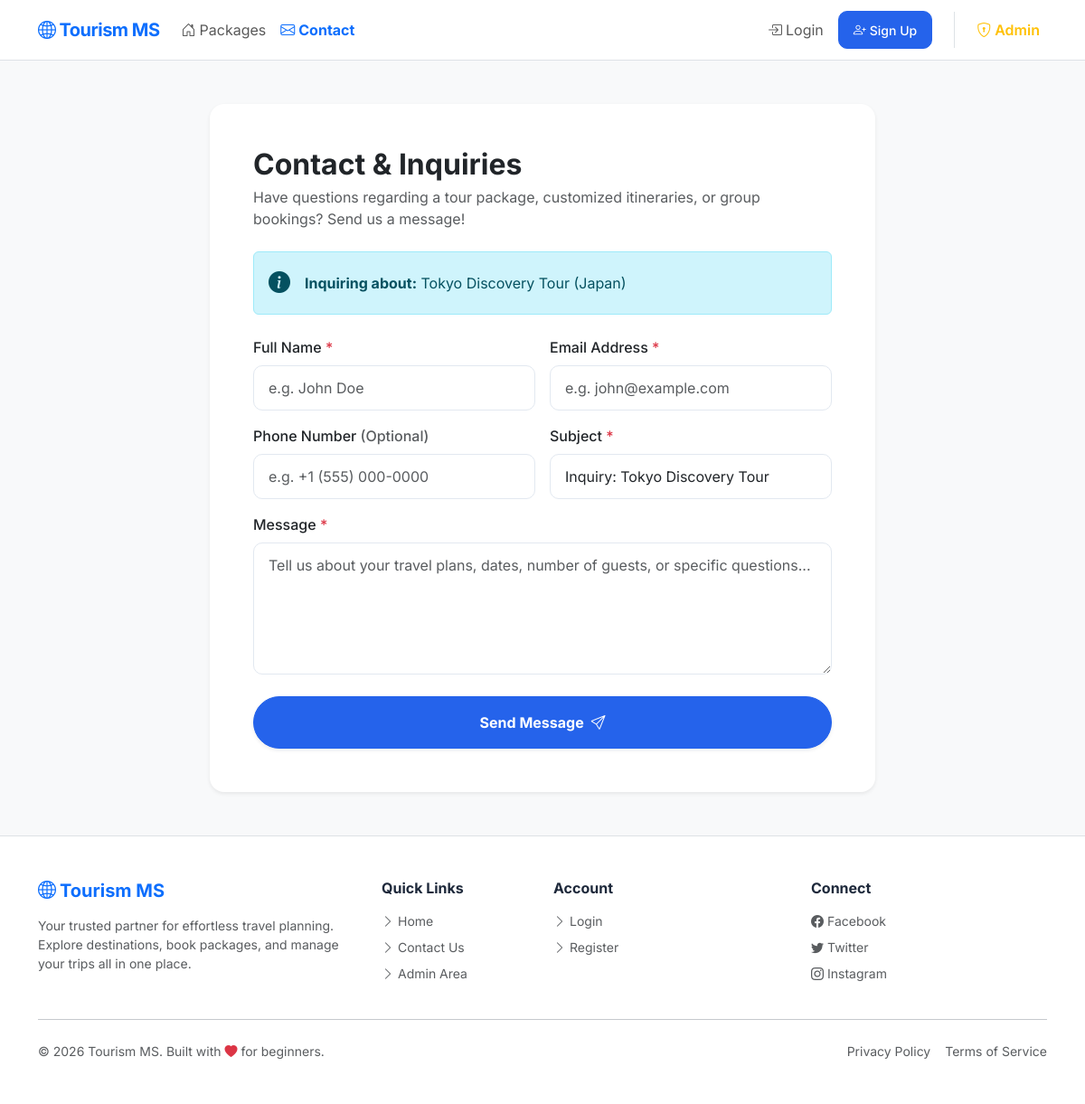
Screenshot of /contact.php?package_id=2 with the database file from the repository.
### tables this page shows
CREATE TABLE IF NOT EXISTS packages (
    id INT AUTO_INCREMENT PRIMARY KEY,
    name VARCHAR(255) NOT NULL,
    destination VARCHAR(255) NOT NULL,
    duration VARCHAR(100) NOT NULL,
    description TEXT,
    price DECIMAL(10, 2) NOT NULL,
    image VARCHAR(500),
    is_active TINYINT(1) NOT NULL DEFAULT 1,
    featured TINYINT(1) NOT NULL DEFAULT 0,
    max_travelers INT NULL DEFAULT 20,
    created_at TIMESTAMP DEFAULT CURRENT_TIMESTAMP,
    updated_at TIMESTAMP DEFAULT CURRENT_TIMESTAMP ON UPDATE CURRENT_TIMESTAMP,
    INDEX idx_packages_destination (destination),
    INDEX idx_packages_price (price),
    INDEX idx_packages_active (is_active)
);

### src/helpers/helpers.php (called while the page is built, shortened)
<?php
function e(string $string): string
{
    return htmlspecialchars($string, ENT_QUOTES, 'UTF-8');
}

### public/contact.php (the view, shortened to what this page needs)
<?php
require_once __DIR__ . '/../src/helpers/helpers.php';
$pdo = getDbConnection();
$package_id = (int)($_GET['package_id'] ?? 0);
$linked_package = null;
if ($package_id > 0) {
    $stmt = $pdo->prepare("SELECT id, name, destination FROM packages WHERE id = ?");
    $stmt->execute([$package_id]);
    $linked_package = $stmt->fetch();
}
$prefill_name = '';
$prefill_email = '';
$prefill_phone = '';
?>
<?php include __DIR__ . '/../src/views/public/header.php'; ?>
<div class="container my-5" style="max-width: 760px;">
    <div class="card border-0 shadow-sm p-4 p-md-5">
        <h2 class="fw-bold mb-1">Contact & Inquiries</h2>
        <p class="text-muted mb-4">Have questions regarding a tour package, customized itineraries, or group bookings? Send us a message!</p>
        <?php if ($linked_package): ?>
            <div class="alert alert-info d-flex align-items-center mb-4" role="alert">
                <i class="bi bi-info-circle-fill fs-4 me-3"></i>
                <div>
                    <strong>Inquiring about:</strong> <?= e($linked_package['name']) ?> (<?= e($linked_package['destination']) ?>)
                </div>
            </div>
        <?php endif; ?>
        <form method="POST">
            <div class="row g-3">
                <div class="col-md-6">
                    <label class="form-label fw-medium">Full Name <span class="text-danger">*</span></label>
                    <input type="text" name="name" class="form-control" value="<?= e($prefill_name) ?>" placeholder="e.g. John Doe" required>
                </div>
                <div class="col-md-6">
                    <label class="form-label fw-medium">Email Address <span class="text-danger">*</span></label>
                    <input type="email" name="email" class="form-control" value="<?= e($prefill_email) ?>" placeholder="e.g. john@example.com" required>
                </div>
                <div class="col-md-6">
                    <label class="form-label fw-medium">Phone Number <span class="text-muted">(Optional)</span></label>
                    <input type="tel" name="phone" class="form-control" value="<?= e($prefill_phone) ?>" placeholder="e.g. +1 (555) 000-0000">
                </div>
                <div class="col-md-6">
                    <label class="form-label fw-medium">Subject <span class="text-danger">*</span></label>
                    <input type="text" name="subject" class="form-control" value="<?= $linked_package ? 'Inquiry: ' . e($linked_package['name']) : '' ?>" placeholder="e.g. Booking inquiry / Group discount" required>
                </div>
                <div class="col-12">
                    <label class="form-label fw-medium">Message <span class="text-danger">*</span></label>
                    <textarea name="message" class="form-control" rows="5" placeholder="Tell us about your travel plans, dates, number of guests, or specific questions..." required></textarea>
                </div>
                <div class="col-12 mt-4">
                    <button type="submit" class="btn btn-primary w-100 py-3 fw-bold rounded-pill shadow-sm">Send Message <i class="bi bi-send ms-1"></i></button>
                </div>
            </div>
        </form>
    </div>
</div>
<?php include __DIR__ . '/../src/views/public/footer.php'; ?>

### public/css/style.css (style rules this page uses)
:root { --primary: #2563eb; --primary-dark: #1d4ed8; --secondary: #64748b; --success: #10b981; --background: #f8fafc; --white: #ffffff; --text-main: #1e293b; --text-muted: #64748b; --border: #e2e8f0; --shadow-sm: 0 1px 2px 0 rgb(0 0 0 / 0.05); --shadow: 0 4px 6px -1px rgb(0 0 0 / 0.1), 0 2px 4px -2px rgb(0 0 0 / 0.1); --shadow-md: 0 10px 15px -3px rgb(0 0 0 / 0.1), 0 4px 6px -4px rgb(0 0 0 / 0.1); }
html { scroll-behavior: smooth; }
body { font-family: 'Inter', system-ui, -apple-system, sans-serif; background-color: var(--background); color: var(--text-main); -webkit-font-smoothing: antialiased; }
.card { border: 1px solid var(--border); border-radius: 16px; background: var(--white); box-shadow: var(--shadow-sm); transition: all 0.3s cubic-bezier(0.4, 0, 0.2, 1); }
.btn { border-radius: 10px; padding: 0.6rem 1.25rem; font-weight: 500; transition: all 0.2s; }
.btn-primary { background-color: var(--primary); border-color: var(--primary); }
.form-control { border-radius: 10px; padding: 0.75rem 1rem; border: 1px solid var(--border); }

### rows the page displays
packages: name "Tokyo Discovery Tour", destination "Japan", subject "Inquiry: Tokyo Discovery Tour"

### other values shown
APP_NAME "Tourism MS"
